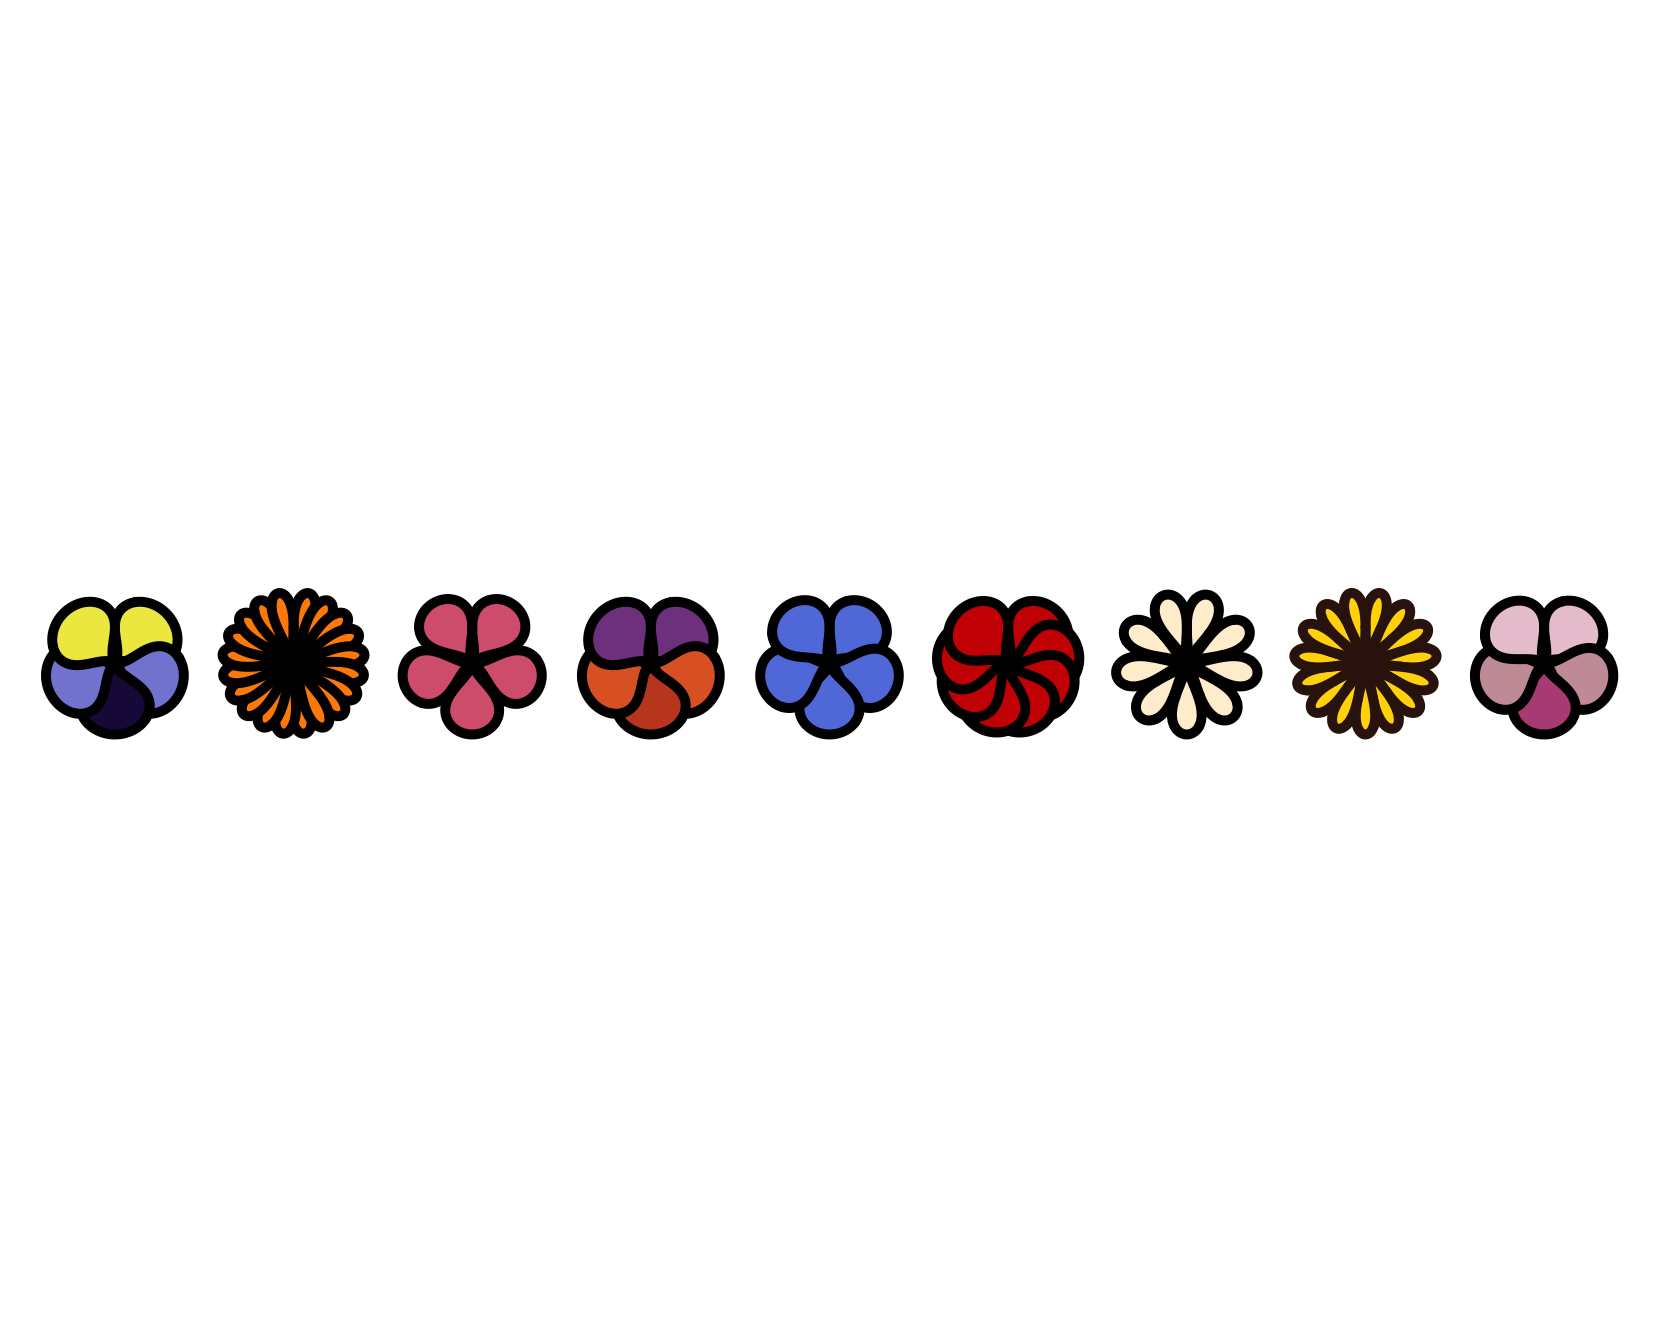

The script that drew this image:
# ggplot flowers
# November 2023

library(ggplot2)
library(ggforce)

flower <- function(n_petals, 
                   fill_values = "white", 
                   color_values = "black", 
                   a = 0.5,
                   b = 0.5,
                   angle = 0, 
                   linewidth = 1){
  # Make color and fill vectors if only one color is given:
  if(length(fill_values) == 1){
    fill_values <- rep(fill_values, n_petals)
  }
  if(length(color_values) == 1){
    color_values <- rep(color_values, n_petals)
  }
  
  ggplot() +
    geom_ellipse(aes(x0 = 1:n_petals, y0 = 0, a = a, b = b, angle = angle,
                     fill = as.factor(1:n_petals), 
                     color = as.factor(1:n_petals)), 
                 linewidth = linewidth) +
    coord_polar() +
    scale_fill_manual(values = fill_values) +
    scale_color_manual(values = color_values) +
    theme_void() +
    theme(legend.position = "none") 
}

# Pansy
pansy_colors <- c("#EFE94F", "#8488D7", "#1E0E47", "#8488D7", "#EFE94F")
(pansy <- flower(5, fill_values = pansy_colors, a = 0.7))

# Poppy
(poppy <- flower(8, fill_values = "red3", a = 1.1))

# Sunflower
(sunflower <- flower(15, color_values = "#36180F", fill_values = "gold"))

# Calendula
(calendula <- flower(20, fill_values = "darkorange", a = 0.7))

# Pink pansy
(pink_pansy <- flower(
  5, a = 0.6, 
  fill_values = c("#EAC8D4", "#CB9DA7", "#B85186", "#CB9DA7", "#EAC8D4")))

# Orange
(orange_pansy <- flower(
  5, a = 0.7,
  fill_values = c("#804590", "#E1662D", "#C64826", "#E1662D", "#804590")))

# Pink nastertium
(nastertium <- flower(5, fill_values = "#D8647E", a = 0.48))

# Cream flower
(cream_flower <- flower(9, fill_values = "papayawhip", a = 0.46))

# Flax flower
(flax <- flower(5, fill_values = "#6280DF", a = 0.56))

  
  
library(patchwork)

(pansy | calendula | nastertium | orange_pansy | flax | 
    poppy | cream_flower | sunflower | pink_pansy)
